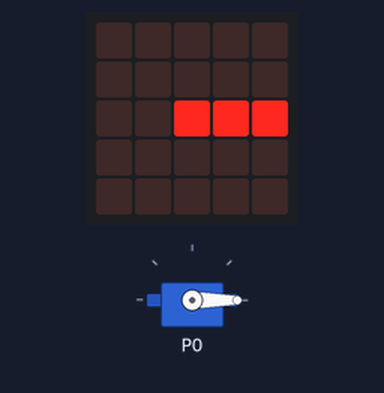
Recording of a program running on a simulated BBC micro:bit (MakeCode). Shown: servo, the board's 5×5 LED display.

Above: at 0.1 s.
At 1.1 s:
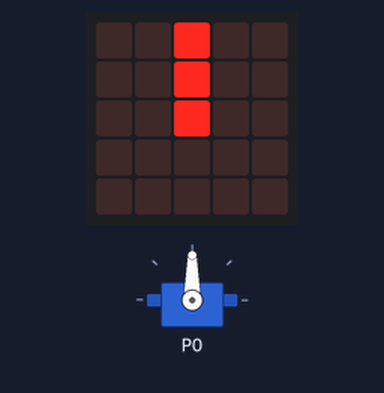
At 1.6 s:
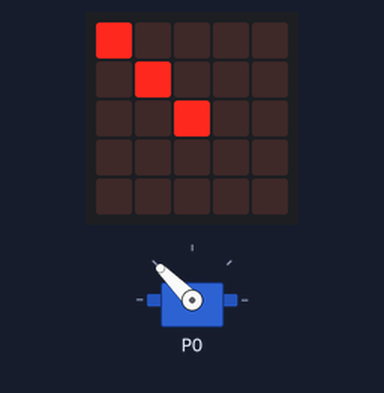
At 3.6 s:
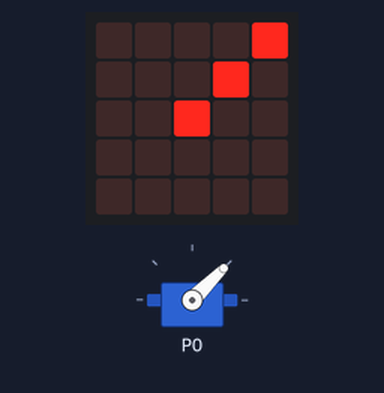
Timing chart, 0 to 40.0 s (numbered marks = the images above):
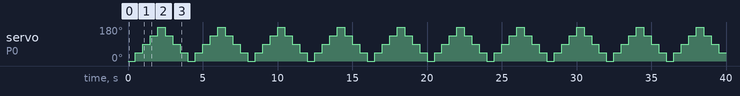

Measured:
- by itself, servo on P0: repeats every 4.0 s: 90° 0.50 s, 135° 0.50 s, 180° 0.50 s, 135° 0.50 s, 90° 0.50 s, 45° 0.50 s, 0° 0.50 s, 45° 0.50 s
- what the display in image 1 shows lasts 0.5 s, from 1.0 s to 1.5 s

The program:

main.ts
```typescript
while (true) {
    servos.P0.setAngle(0)
    basic.showLeds(`
    . . . . .
    . . . . .
    . . # # #
    . . . . .
    . . . . .
    `)
    basic.pause(100)
    servos.P0.setAngle(45)
    basic.showLeds(`
    . . . . #
    . . . # .
    . . # . .
    . . . . .
    . . . . .
        `)
    basic.pause(100)
    servos.P0.setAngle(90)
    basic.showLeds(`
    . . # . .
    . . # . .
    . . # . .
    . . . . .
    . . . . .
    `)
    basic.pause(100)
    servos.P0.setAngle(135)
    basic.showLeds(`
        # . . . .
        . # . . .
        . . # . .
        . . . . .
        . . . . .
        `)
    basic.pause(100)
    servos.P0.setAngle(180)
    basic.showLeds(`
    . . . . .
    . . . . .
    # # # . .
    . . . . .
    . . . . .
    `)
    basic.pause(100)
    servos.P0.setAngle(135)
    basic.showLeds(`
     # . . . .
     . # . . .
    . . # . .
    . . . . .
    . . . . .
            `)
    basic.pause(100)
    servos.P0.setAngle(90)
    basic.showLeds(`
    . . # . .
    . . # . .
    . . # . .
    . . . . .
    . . . . .
    `)
    basic.pause(100)
    servos.P0.setAngle(45)
    basic.showLeds(`
    . . . . #
    . . . # .
    . . # . .
    . . . . .
    . . . . .
            `)
    basic.pause(100)
}
```

test.ts
```typescript
// aquí va el archivo "tests"; esto no se compilará cuando este paquete se utilice como una extensión.
```
